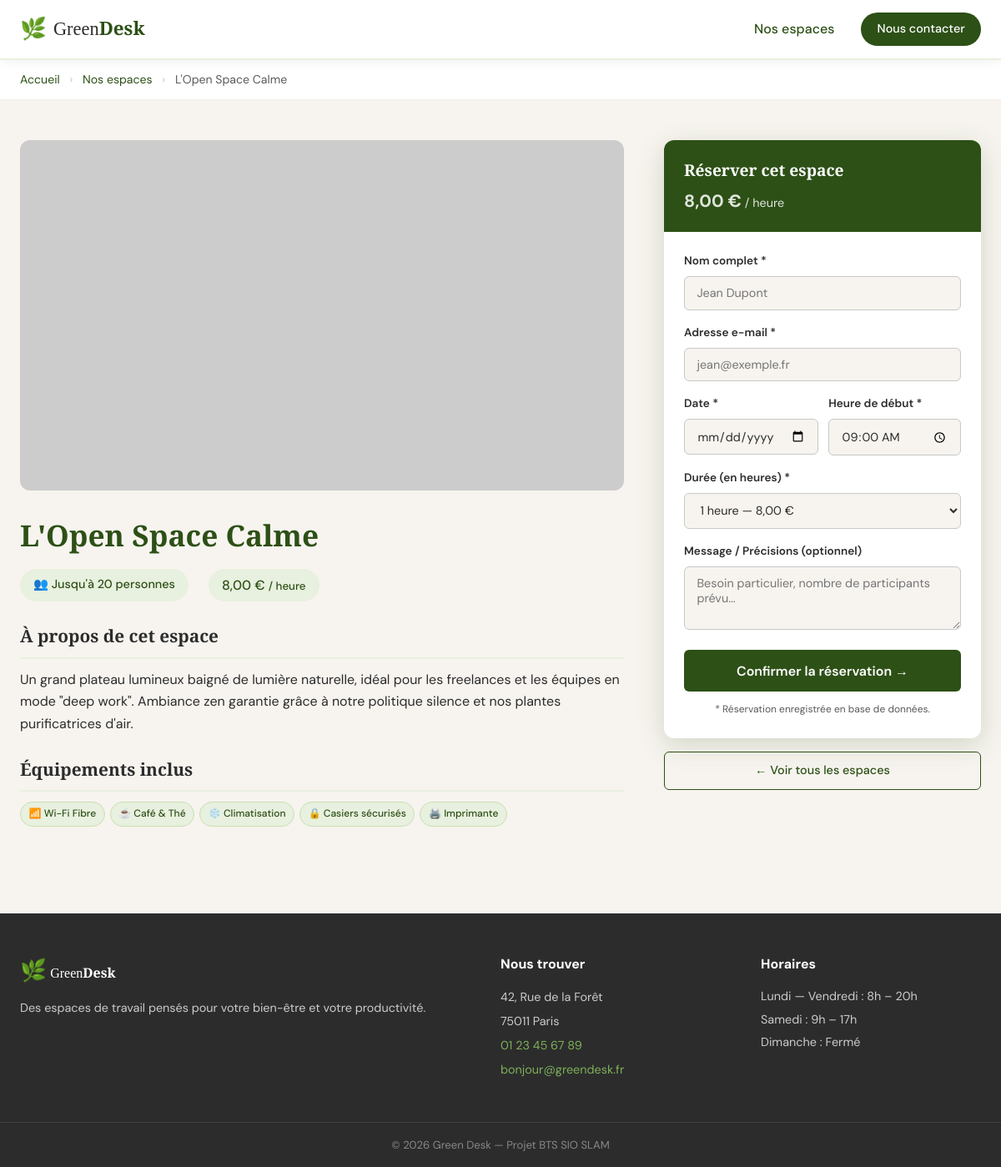
Page /details.php?id=1 on the committed database.
### tables this page shows
CREATE TABLE espaces (
    id          INT          AUTO_INCREMENT PRIMARY KEY, 
    nom         VARCHAR(100) NOT NULL,                   
    description TEXT         NOT NULL,                  
    prix_heure  DECIMAL(6,2) NOT NULL,                   
    capacite    TINYINT      NOT NULL,                
    image_url   VARCHAR(255) DEFAULT NULL,              
    equipements VARCHAR(255) DEFAULT NULL                
);

### details.php (the view, shortened to what this page needs)
<?php
require_once 'db.php';
$id = isset($_GET['id']) ? (int)$_GET['id'] : 0;
$espace = getEspaceById($id);
require_once 'header.php';
?>
<nav class="breadcrumb">
    <div class="container">
        <a href="index.php">Accueil</a>
        <span class="sep">›</span>
        <a href="index.php">Nos espaces</a>
        <span class="sep">›</span>
        <span><?= htmlspecialchars($espace['nom']) ?></span>
    </div>
</nav>
<div class="container detail-layout">
    <article class="detail-main">
        <?php if (!empty($espace['image_url'])) : ?>
        <div class="detail-image-wrapper">
            <img
                src="<?= htmlspecialchars($espace['image_url']) ?>"
                alt="Photo de <?= htmlspecialchars($espace['nom']) ?>"
                class="detail-image"
                onerror="this.style.display='none'; this.parentElement.classList.add('img-fallback');"
            >
        </div>
        <?php endif; ?>
        <div class="detail-header">
            <h1 class="detail-title"><?= htmlspecialchars($espace['nom']) ?></h1>
            <div class="detail-meta">
                <span class="meta-item">👥 Jusqu'à <?= (int)$espace['capacite'] ?> personnes</span>
                <span class="meta-item meta-price">
                    <?= number_format($espace['prix_heure'], 2, ',', ' ') ?> € <small>/ heure</small>
                </span>
            </div>
        </div>
        <div class="detail-description">
            <h2>À propos de cet espace</h2>
            <p><?= nl2br(htmlspecialchars($espace['description'])) ?></p>
        </div>
        <div class="detail-equipements">
            <h2>Équipements inclus</h2>
            <?= getEquipements($espace['equipements']) ?>
        </div>
    </article>
    <aside class="detail-sidebar">
        <div class="resa-card">
            <div class="resa-card-header">
                <h3>Réserver cet espace</h3>
                <p class="resa-price">
                    <strong><?= number_format($espace['prix_heure'], 2, ',', ' ') ?> €</strong> / heure
                </p>
            </div>
            <form method="post" action="" class="resa-form">
                <div class="form-group">
                    <label for="nom">Nom complet *</label>
                    <input type="text" id="nom" name="nom" placeholder="Jean Dupont" required
                        value="<?= htmlspecialchars($_POST['nom'] ?? '') ?>">
                </div>
                <div class="form-group">
                    <label for="email">Adresse e-mail *</label>
                    <input type="email" id="email" name="email" placeholder="jean@exemple.fr" required
                        value="<?= htmlspecialchars($_POST['email'] ?? '') ?>">
                </div>
                <div class="form-row">
                    <div class="form-group">
                        <label for="date">Date *</label>
                        <input type="date" id="date" name="date" required
                            min="<?= date('Y-m-d') ?>"
                            value="<?= htmlspecialchars($_POST['date'] ?? '') ?>">
                    </div>
                    <div class="form-group">
                        <label for="heure">Heure de début *</label>
                        <input type="time" id="heure" name="heure" min="08:00" max="19:00" required
                            value="<?= htmlspecialchars($_POST['heure'] ?? '09:00') ?>">
                    </div>
                </div>
                <div class="form-group">
                    <label for="duree">Durée (en heures) *</label>
                    <select id="duree" name="duree" required>
                        <?php for ($h = 1; $h <= 8; $h++) : ?>
                            <option value="<?= $h ?>" <?= (($_POST['duree'] ?? 1) == $h) ? 'selected' : '' ?>>
                                <?= $h ?> heure<?= $h > 1 ? 's' : '' ?>
                            </option>
                        <?php endfor; ?>
                    </select>
                </div>
                <div class="form-group">
                    <label for="message">Message / Précisions (optionnel)</label>
                    <textarea id="message" name="message" rows="3"
                        placeholder="Besoin particulier, nombre de participants prévu..."
                    ><?= htmlspecialchars($_POST['message'] ?? '') ?></textarea>
                </div>
                <button type="submit" class="btn-submit">
                    Confirmer la réservation →
                </button>
                <p class="resa-notice">* Réservation enregistrée en base de données.</p>
            </form>
        </div>
        <a href="index.php" class="btn-back">← Voir tous les espaces</a>
    </aside>
</div>
<?php require_once 'footer.php'; ?>

### db.php (shortened to what this page needs)
<?php
try {
    $dsn = "mysql:host=" . DB_HOST . ";dbname=" . DB_NAME . ";charset=" . DB_CHARSET;
    $options = [
        PDO::ATTR_ERRMODE            => PDO::ERRMODE_EXCEPTION,
        PDO::ATTR_DEFAULT_FETCH_MODE => PDO::FETCH_ASSOC,
        PDO::ATTR_EMULATE_PREPARES   => false,
    ];
    $pdo = new PDO($dsn, DB_USER, DB_PASS, $options);
} catch (PDOException $e) {
    die('<p style="color:red;font-family:monospace;">Erreur de connexion BDD : ' . htmlspecialchars($e->getMessage()) . '</p>');
}
function getEquipements(string $string): string
{
    $items = array_map('trim', explode(',', $string));
    $icones = [
        'Wi-Fi Fibre'      => '📶',
        'Café & Thé'       => '☕',
        'Projecteur HD'    => '📽️',
        'Écran 4K'         => '🖥️',
        'Tableau blanc'    => '🗒️',
        'Tableau ardoise'  => '🖊️',
        'Climatisation'    => '❄️',
        'Visioconférence'  => '📹',
        'Imprimante'       => '🖨️',
        'Imprimante A3'    => '🖨️',
        'Casiers sécurisés'=> '🔒',
        'Casier dédié'     => '🔒',
        'Téléphone fixe'   => '📞',
    ];
    $html = '<div class="equipements-list">';
    foreach ($items as $item) {
        $icone = $icones[$item] ?? '✔';
        $html .= '<span class="badge-equipement">' . $icone . ' ' . htmlspecialchars($item) . '</span>';
    }
    $html .= '</div>';
    return $html;
}
function getEspaceById(int $id)
{
    global $pdo;
    $stmt = $pdo->prepare('SELECT * FROM espaces WHERE id = :id');
    $stmt->execute([':id' => $id]);
    return $stmt->fetch();
}

### rows in the picture
espaces: nom "L'Open Space Calme", capacite "20", prix_heure "8,00", description "Un grand plateau lumineux baigné de lumière naturelle, idéal pour les freelances et les équipes en mode \"deep work\". Ambiance zen garantie grâce à notre politique silence et nos plantes purificatrices d'air.", equipements "📶", equipements "Wi-Fi Fibre", equipements "☕", equipements "Café & Thé", equipements "❄️", equipements "Climatisation", equipements "🔒", equipements "Casiers sécurisés", equipements "🖨️", equipements "Imprimante"

### other values in the picture
form field duree "1 heure — 8,00 €"
